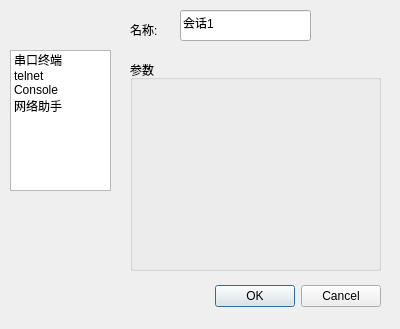
<?xml version="1.0" encoding="UTF-8"?>
<ui version="4.0">
 <class>NewSession</class>
 <widget class="QDialog" name="NewSession">
  <property name="geometry">
   <rect>
    <x>0</x>
    <y>0</y>
    <width>400</width>
    <height>329</height>
   </rect>
  </property>
  <property name="windowTitle">
   <string>新建会话</string>
  </property>
  <property name="modal">
   <bool>true</bool>
  </property>
  <widget class="QDialogButtonBox" name="buttonBox">
   <property name="geometry">
    <rect>
     <x>40</x>
     <y>280</y>
     <width>341</width>
     <height>32</height>
    </rect>
   </property>
   <property name="orientation">
    <enum>Qt::Horizontal</enum>
   </property>
   <property name="standardButtons">
    <set>QDialogButtonBox::Cancel|QDialogButtonBox::Ok</set>
   </property>
  </widget>
  <widget class="QListWidget" name="sesType">
   <property name="geometry">
    <rect>
     <x>10</x>
     <y>50</y>
     <width>101</width>
     <height>141</height>
    </rect>
   </property>
   <property name="currentRow">
    <number>-1</number>
   </property>
   <item>
    <property name="text">
     <string>串口终端</string>
    </property>
   </item>
   <item>
    <property name="text">
     <string>telnet</string>
    </property>
   </item>
   <item>
    <property name="text">
     <string>Console</string>
    </property>
   </item>
   <item>
    <property name="text">
     <string>网络助手</string>
    </property>
   </item>
  </widget>
  <widget class="QLabel" name="label">
   <property name="geometry">
    <rect>
     <x>130</x>
     <y>14</y>
     <width>38</width>
     <height>31</height>
    </rect>
   </property>
   <property name="text">
    <string>名称:</string>
   </property>
  </widget>
  <widget class="QLineEdit" name="sesName">
   <property name="geometry">
    <rect>
     <x>180</x>
     <y>10</y>
     <width>131</width>
     <height>31</height>
    </rect>
   </property>
   <property name="text">
    <string>会话1</string>
   </property>
  </widget>
  <widget class="QGroupBox" name="fmParam">
   <property name="geometry">
    <rect>
     <x>130</x>
     <y>60</y>
     <width>251</width>
     <height>211</height>
    </rect>
   </property>
   <property name="title">
    <string>参数</string>
   </property>
  </widget>
 </widget>
 <resources/>
 <connections>
  <connection>
   <sender>buttonBox</sender>
   <signal>accepted()</signal>
   <receiver>NewSession</receiver>
   <slot>accept()</slot>
   <hints>
    <hint type="sourcelabel">
     <x>248</x>
     <y>254</y>
    </hint>
    <hint type="destinationlabel">
     <x>157</x>
     <y>274</y>
    </hint>
   </hints>
  </connection>
  <connection>
   <sender>buttonBox</sender>
   <signal>rejected()</signal>
   <receiver>NewSession</receiver>
   <slot>reject()</slot>
   <hints>
    <hint type="sourcelabel">
     <x>316</x>
     <y>260</y>
    </hint>
    <hint type="destinationlabel">
     <x>286</x>
     <y>274</y>
    </hint>
   </hints>
  </connection>
 </connections>
</ui>
